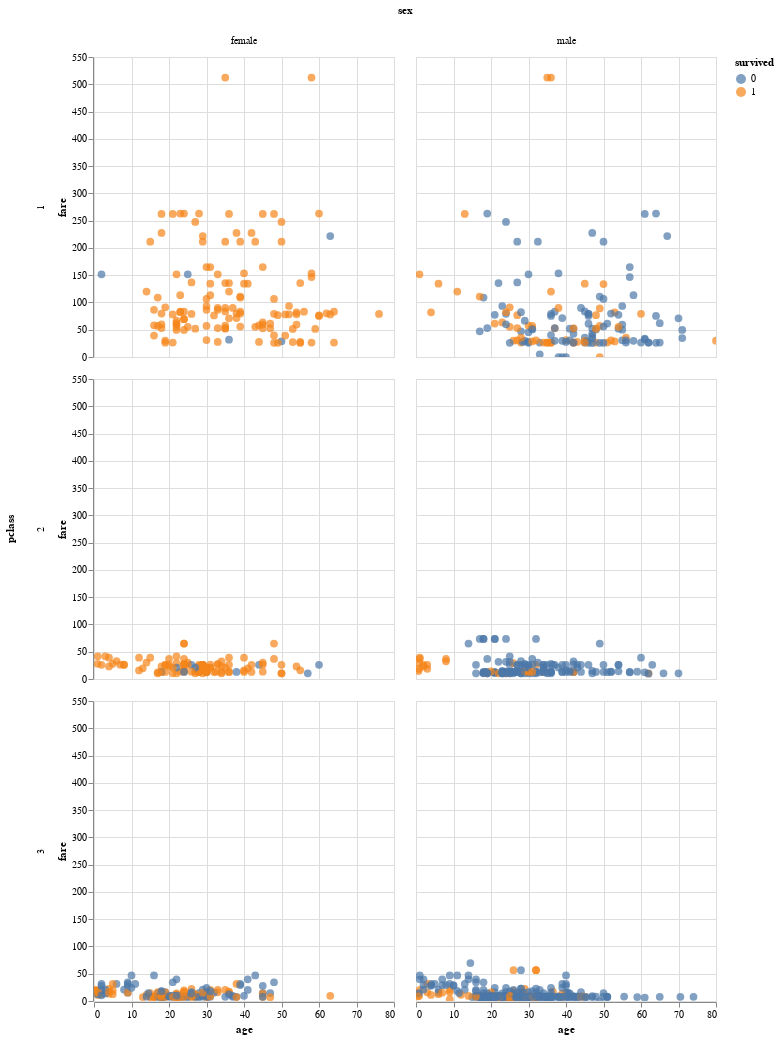

The notebook cell this image was saved under:
### Code cell
alt.Chart(df2).mark_circle(size=60).encode(
    x='age',
    y='fare',
    color='survived',
    column='sex',
    row = 'pclass',
    tooltip=['name']
).interactive()

### Figure 1 — Vega-Lite specification as saved in the notebook (floating-point values rounded to 4 significant figures; data arrays with more than 128 entries replaced by an {"elided": "..."} marker saying what was removed)
{"config": {"view": {"continuousWidth": 300, "continuousHeight": 300}}, "data": {"name": "data-5803faa03f08826230eaad2168bc0d9c"}, "mark": {"type": "circle", "size": 60}, "encoding": {"color": {"field": "survived", "type": "nominal"}, "column": {"field": "sex", "type": "nominal"}, "row": {"field": "pclass", "type": "quantitative"}, "tooltip": [{"field": "name", "type": "nominal"}], "x": {"field": "age", "type": "quantitative"}, "y": {"field": "fare", "type": "quantitative"}}, "params": [{"name": "param_18", "select": {"type": "interval", "encodings": ["x", "y"]}, "bind": "scales"}], "$schema": "https://vega.github.io/schema/vega-lite/v5.20.1.json", "datasets": {"data-5803faa03f08826230eaad2168bc0d9c": {"elided": "1309 records"}}}
